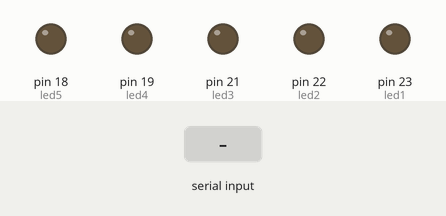
The sketch below on a simulated Arduino Mega 2560, built with avr-gcc and run on an emulated ATmega2560. Shown: output pins drawn as LEDs (lit = HIGH). Inputs (shaded band) come from the test bench.

Above: at 1.2 s.
1.3 s: "1\n" received over Serial
At 2.5 s:
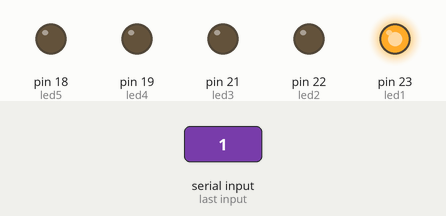
2.8 s: "0\n" received over Serial
At 3.7 s:
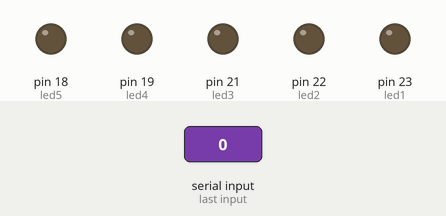
Timing chart, 0 to 5.8 s (numbered marks = the images above; inputs shaded):
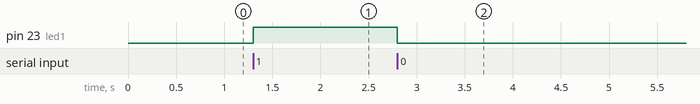

The sketch:

StandardFirmata.ino
```cpp
int led1 = 23;
int led2 = 22;
int led3 = 21;
int led4 = 19;
int led5 = 18;

void setup() {

Serial.begin(115200);

pinMode(led1,OUTPUT);
pinMode(led2,OUTPUT);
pinMode(led3,OUTPUT);
pinMode(led4,OUTPUT);
pinMode(led5,OUTPUT);

}

void loop() {

if(Serial.available()>0){

String data = Serial.readStringUntil('\n');

digitalWrite(led1, data[0]=='1' ? HIGH : LOW);
digitalWrite(led2, data[1]=='1' ? HIGH : LOW);
digitalWrite(led3, data[2]=='1' ? HIGH : LOW);
digitalWrite(led4, data[3]=='1' ? HIGH : LOW);
digitalWrite(led5, data[4]=='1' ? HIGH : LOW);

}

}
```

Measured:
- after the input at 1.3 s, pin 23 (led1): LOW → HIGH at once
- after the input at 2.8 s, pin 23 (led1): HIGH → LOW at once
